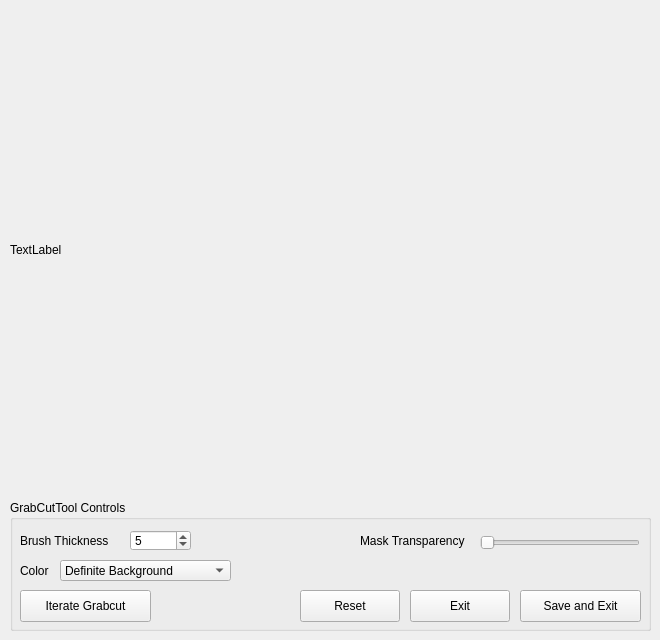
<?xml version="1.0" encoding="UTF-8"?>
<ui version="4.0">
 <class>Grabcut_Widget</class>
 <widget class="QWidget" name="Grabcut_Widget">
  <property name="geometry">
   <rect>
    <x>0</x>
    <y>0</y>
    <width>660</width>
    <height>640</height>
   </rect>
  </property>
  <property name="windowTitle">
   <string>Form</string>
  </property>
  <widget class="QGroupBox" name="groupBox">
   <property name="geometry">
    <rect>
     <x>10</x>
     <y>500</y>
     <width>641</width>
     <height>131</height>
    </rect>
   </property>
   <property name="title">
    <string>GrabCutTool Controls</string>
   </property>
   <widget class="QLabel" name="thickness_label">
    <property name="geometry">
     <rect>
      <x>10</x>
      <y>30</y>
      <width>101</width>
      <height>21</height>
     </rect>
    </property>
    <property name="text">
     <string>Brush Thickness</string>
    </property>
   </widget>
   <widget class="QSpinBox" name="thickness_spinbox">
    <property name="geometry">
     <rect>
      <x>120</x>
      <y>30</y>
      <width>61</width>
      <height>21</height>
     </rect>
    </property>
    <property name="minimum">
     <number>1</number>
    </property>
    <property name="maximum">
     <number>1000</number>
    </property>
    <property name="value">
     <number>5</number>
    </property>
   </widget>
   <widget class="QComboBox" name="color_combobox">
    <property name="geometry">
     <rect>
      <x>50</x>
      <y>60</y>
      <width>171</width>
      <height>21</height>
     </rect>
    </property>
    <item>
     <property name="text">
      <string>Definite Background</string>
     </property>
    </item>
    <item>
     <property name="text">
      <string>Definite Foreground</string>
     </property>
    </item>
    <item>
     <property name="text">
      <string>Probable Background</string>
     </property>
    </item>
    <item>
     <property name="text">
      <string>Probable Foreground</string>
     </property>
    </item>
   </widget>
   <widget class="QLabel" name="color_label">
    <property name="geometry">
     <rect>
      <x>10</x>
      <y>60</y>
      <width>58</width>
      <height>21</height>
     </rect>
    </property>
    <property name="text">
     <string>Color</string>
    </property>
   </widget>
   <widget class="QPushButton" name="done_pushbtn">
    <property name="geometry">
     <rect>
      <x>510</x>
      <y>90</y>
      <width>121</width>
      <height>32</height>
     </rect>
    </property>
    <property name="text">
     <string>Save and Exit</string>
    </property>
   </widget>
   <widget class="QPushButton" name="iter_pushbtn">
    <property name="geometry">
     <rect>
      <x>10</x>
      <y>90</y>
      <width>131</width>
      <height>32</height>
     </rect>
    </property>
    <property name="text">
     <string>Iterate Grabcut</string>
    </property>
   </widget>
   <widget class="QPushButton" name="reset_pushbtn">
    <property name="geometry">
     <rect>
      <x>290</x>
      <y>90</y>
      <width>100</width>
      <height>32</height>
     </rect>
    </property>
    <property name="text">
     <string>Reset</string>
    </property>
   </widget>
   <widget class="QPushButton" name="exit_pushbtn">
    <property name="geometry">
     <rect>
      <x>400</x>
      <y>90</y>
      <width>100</width>
      <height>32</height>
     </rect>
    </property>
    <property name="text">
     <string>Exit</string>
    </property>
   </widget>
   <widget class="QSlider" name="transparency_slider">
    <property name="geometry">
     <rect>
      <x>470</x>
      <y>30</y>
      <width>160</width>
      <height>25</height>
     </rect>
    </property>
    <property name="maximum">
     <number>100</number>
    </property>
    <property name="orientation">
     <enum>Qt::Horizontal</enum>
    </property>
   </widget>
   <widget class="QLabel" name="label">
    <property name="geometry">
     <rect>
      <x>350</x>
      <y>30</y>
      <width>121</width>
      <height>21</height>
     </rect>
    </property>
    <property name="text">
     <string>Mask Transparency</string>
    </property>
   </widget>
  </widget>
  <widget class="QLabel" name="editor_label">
   <property name="geometry">
    <rect>
     <x>10</x>
     <y>10</y>
     <width>640</width>
     <height>480</height>
    </rect>
   </property>
   <property name="text">
    <string>TextLabel</string>
   </property>
  </widget>
 </widget>
 <resources/>
 <connections/>
</ui>
